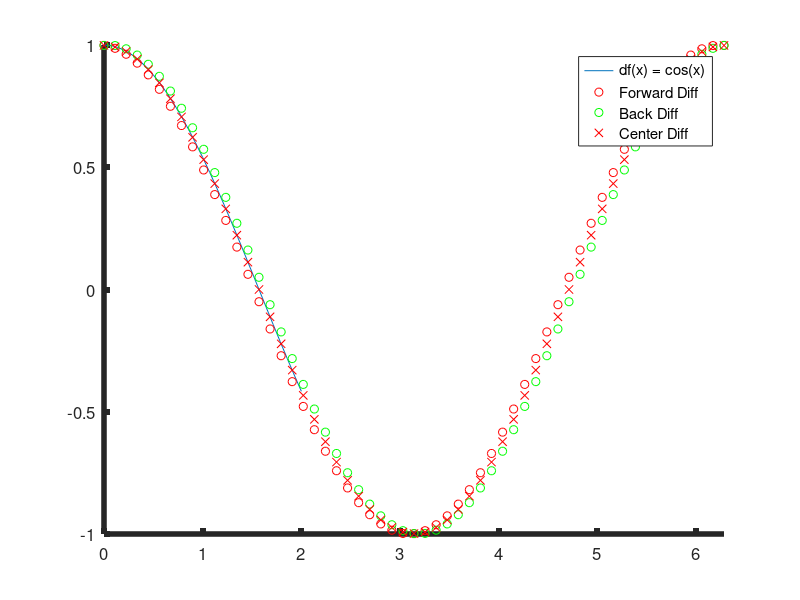
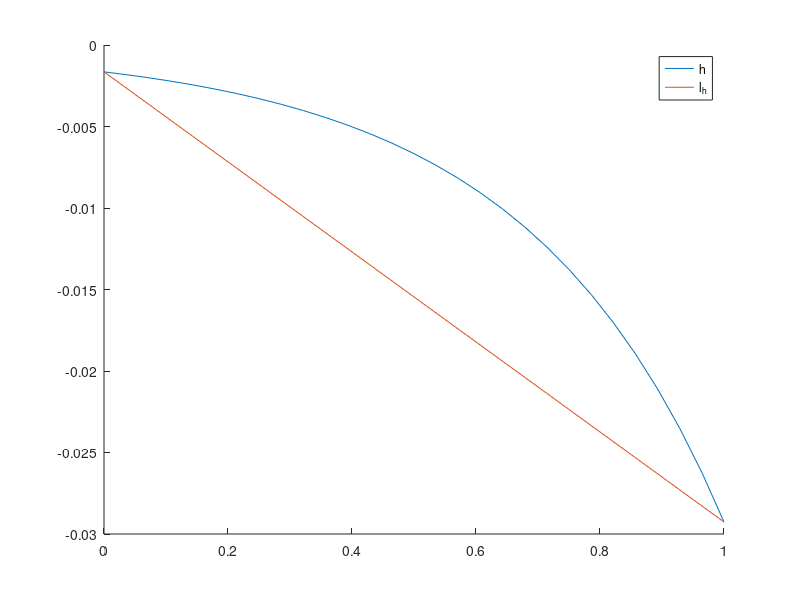
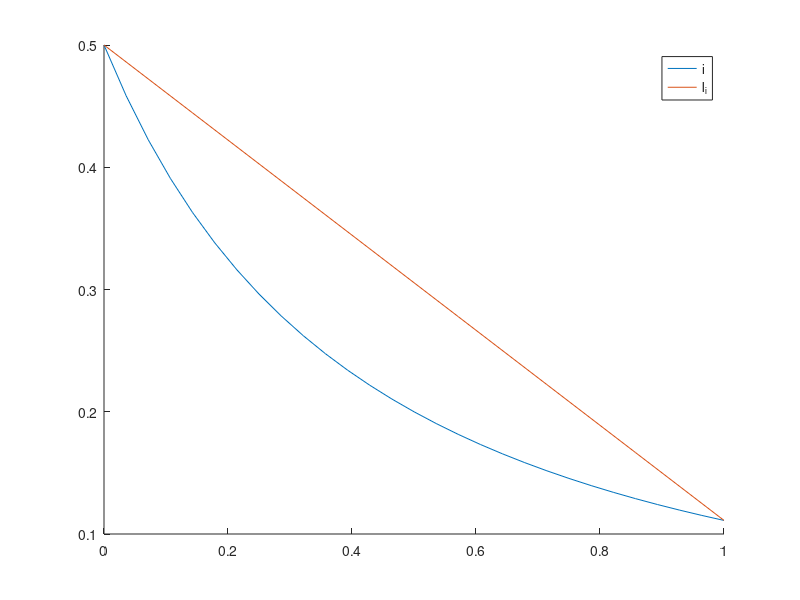

MATLAB code to generate these figures, in order:
clear;clc;set(gca, "linewidth", 4, "fontsize", 12);figure(1);hold on;df = @(x) cos(x);fplot(df,[0 2]);f = @(x) sin(x);h = 0.1;forward_df = @(x) (f(x+h) - f(x))/h;fplot(forward_df,[0 2*pi],'ro');back_df = @(x) (f(x) - f(x-h))/h;fplot(back_df,[0 2*pi],'go');center_df = @(x) (f(x+h) - f(x-h))/(2*h);fplot(center_df,[0 2*pi],'rx');legend('df(x) = cos(x)','Forward Diff','Back Diff','Center Diff');hold off;a = 0;b = 1;figure(2);hold on;h = @(x) ((x+3).^3)./((x-4).^7);fplot(h,[a b]);l_h = @(x) h(a) + (h(b) - h(a))/(b-a)*(x-a);fplot(l_h,[a b]);diffH = (h(a)+h(b))/2*(b-a);diffHlegend('h','l_h');figure(3);hold on;i = @(x) 1./(2*x.^2+5*x+2);fplot(i,[a b]);l_i = @(x) i(a) + (i(b) - i(a))/(b-a)*(x-a);fplot(l_i,[a b]);diffI = (i(a)+i(b))/2*(b-a);diffIlegend('i','l_i');hold off;